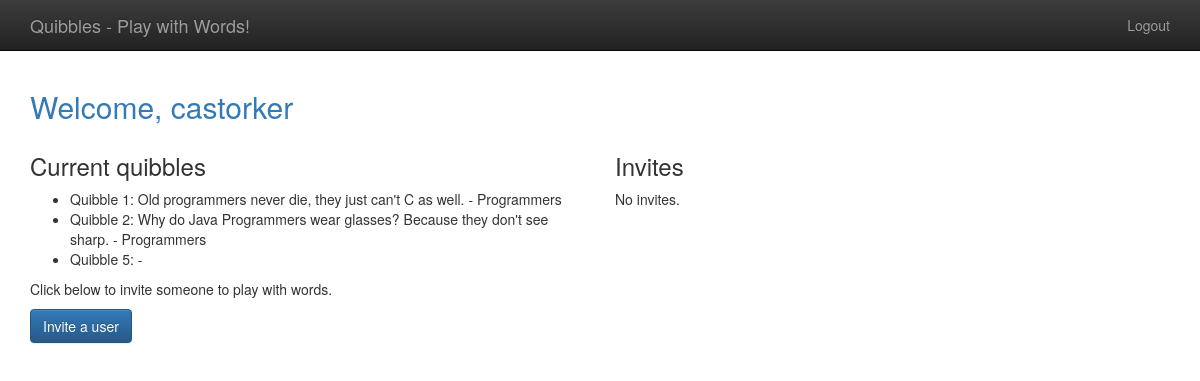
/player/home (signed in), run on the app's committed database.
### wordplay/models.py (models this page shows, shortened)
@python_2_unicode_compatible
class Quibble(models.Model):
    text = models.TextField()
    category = models.CharField(max_length=50)
    created = models.DateTimeField(default=timezone.now, editable=False)
    modified = models.DateTimeField(auto_now=True)
    user = models.ForeignKey(User, related_name="quibbles_user_id", on_delete=models.CASCADE)
    status = models.CharField(max_length=1, default='C', choices=QUIBBLE_STATUS_CHOICES)
    objects = QuibblesQuerySet.as_manager()

### player/views.py (the view)
# urls.py: path('home', home, name="player_home"),
@login_required
def home(request):
    user_quibbles = Quibble.objects.quibbles_for_user(request.user)
    current_quibbles = user_quibbles.current()
    invites = request.user.invites_received.all()
    return render(request, "player/home.html",
                  {'quibbles': current_quibbles, 'invites': invites})

### wordplay/models.py (called while the page is built)
    def quibbles_for_user(self, user):
        return self.filter(Q(user=user))

    def current(self):
        return self.filter(
            Q(status='C') | Q(status='M')
        )

### templates/player/home.html (shortened to what this page needs)
{% extends "base.html" %}
{% block content %}
    <h2 class="text-primary">Welcome, {{ user.username }}</h2>
    <div class="row">
        <div class="col-md-6">
            <h3>Current quibbles</h3>
            <ul>
                {% for q in quibbles %}
                    <li>Quibble {{ q.id }}: {{ q.text }} - {{ q.category }}</li>
                {% endfor %}
            </ul>
            <p>Click below to invite someone to play with words.</p>
            <p>
                <a class="btn btn-primary"
                   href="{% url 'player_new_invite' %}">Invite a user</a>
            </p>
        </div>
        <div class="col-md-6">
            <h3>Invites</h3>
            {% if invites %}
                <div class="list-group">
                    {% for inv in invites %}
                        <a class="list-group-item" href="{% url 'player_accept_invite' id=inv.id %}">
                            {{ inv.from_user.username }} has invited you to play.
                        </a>
                    {% endfor %}
                </div>
            {% else %}
                <p>No invites.</p>
            {% endif %}
        </div>
    </div>
{% endblock %}

### templates/base.html (style rules this page uses)
body { padding-top: 70px; padding-bottom: 20px; }

### data on the page
Quibble: id "1", text "Old programmers never die, they just can't C as well.", category "Programmers"
Quibble: id "2", text "Why do Java Programmers wear glasses? Because they don't see sharp.", category "Programmers"
Quibble: id "5"

### other printed values
{{ user.username }} "castorker"
